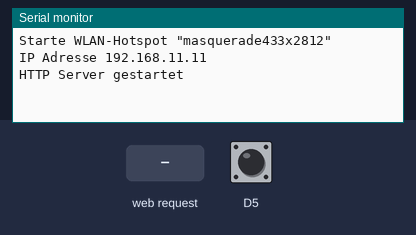
This sketch was run on a simulated ESP8266 (NodeMCU). On the bench: the last lines printed to the serial monitor. The inputs (shaded band) are chosen by the test bench; at power-on: D5 HIGH. No radio packets arrive unless stated.

Above: at 1.7 s.
1.8 s: D5 pulled LOW for 0.15 s
At 2.4 s:
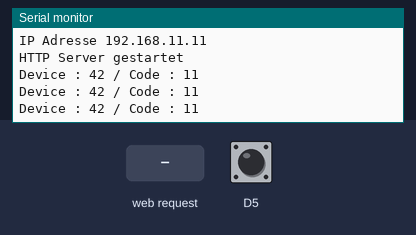
3.4 s: HTTP request GET / received
At 4.1 s:
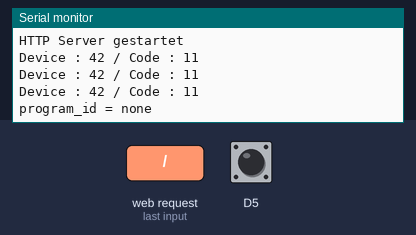
4.9 s: HTTP request GET /alle_rot.html received
At 6.3 s:
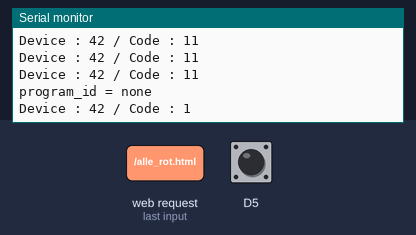

The sketch:

masterDevice.ino
```cpp
#include <ESP8266WiFi.h>
#include <ESP8266WebServer.h>
#include "webApp.h"  //sets variable String html_page=...

#include <RH_ASK.h>
#include <SPI.h> // Not actually used but needed to compile

#define maxProgram  11
#define maxSend 250

IPAddress local_IP(192,168,11,11);
IPAddress gateway(192,168,200,200);
IPAddress subnet(255,255,255,0);
int buttonState;

RH_ASK driver(2000, D4, D3, D2); // ESP8266 or ESP32: do not use pin 11

ESP8266WebServer server(80);

void setup()
{
  driver.init();
  pinMode(D5, INPUT_PULLUP);


  Serial.begin(115200);         // Serielle schnittstelle initialisieren
  Serial.println("");           // Lehere Zeile ausgeben
  Serial.println("Starte WLAN-Hotspot \"masquerade433x2812\"");
  WiFi.mode(WIFI_AP);           // access point modus
  WiFi.softAPConfig(local_IP, gateway, subnet);
  WiFi.softAP("masquerade", "433x2812");    // Name des Wi-Fi netzes
  delay(500);                   //Abwarten 0,5s
  Serial.print("IP Adresse ");  //Ausgabe aktueller IP des Servers
  Serial.println(WiFi.softAPIP());

  //  Bechandlung der Ereignissen
  server.on("/",              server_input_none);
  server.on("/alle_rot.html",    [](){  execute(42, 1);});
  server.on("/alle_gruen.html",  [](){  execute(42, 2);});
  server.on("/alle_blau.html",   [](){  execute(42, 3);});
  server.on("/alle_gelb.html",   [](){  execute(42, 4);});
  server.on("/alle_lila.html",   [](){  execute(42, 5);});
  server.on("/alle_tuerkis.html",[](){  execute(42, 6);});
  server.on("/alle_weiss.html",  [](){  execute(42, 7);});
  server.on("/alle_kirmes.html", [](){  execute(42, 8);});
  server.on("/alle_flash.html",  [](){  execute(42, 9);});
  server.on("/alle_rot_lauf.html",   [](){  execute(42, 10);});
  server.on("/alle_feuerwerk.html",  [](){  execute(42, 11);});
  server.on("/alle_fckoeln.html",    [](){  execute(42, 12);});
  server.on("/alle_pegel2019.html",    [](){  execute(42, 13);});

  server.on("/alle_randomsleeve.html",    [](){  execute(42, 14);});
  server.on("/alle_paparazzi.html",    [](){  execute(42, 15);});
  server.on("/alle_funkeln.html",    [](){  execute(42, 16);});
  server.on("/alle_dev17.html",    [](){  execute(42, 17);});
  server.on("/alle_dev18.html",    [](){  execute(42, 18);});

  server.on("/ping_jan.html", [](){  execute(1, 3);});
  server.on("/ping_jo.html", [](){  execute(2, 3);});
  server.on("/ping_marc.html", [](){  execute(3, 3);});
  server.on("/ping_max.html", [](){  execute(4, 3);});
  server.on("/ping_niklas.html", [](){  execute(5, 3);});
  server.on("/ping_niko.html", [](){  execute(6, 3);});
  server.on("/ping_ulli.html", [](){  execute(7, 3);});
  server.on("/ping_vince.html", [](){  execute(8, 3);});

  server.begin();               // Starte den Server
  Serial.println("HTTP Server gestartet");
}

void loop()
{
  server.handleClient();

  buttonState = digitalRead(D5);
  if(buttonState == 0) {execute(42, 11);};
}

void execute(int clientID, int programID) {
    uint8_t message[2];
    message[0] =  (uint8_t) clientID;
    message[1] = ( uint8_t ) programID;

    driver.send((uint8_t*)message, sizeof(message));
    if (driver.waitPacketSent()) {
      Serial.print("Device : ");
      Serial.print(message[0]);
      Serial.print(" / Code : ");
      Serial.println(message[1]);

    }
server.send(200, "text/html", forwarding_page);
}

void server_input_none()
{ Serial.println("program_id = none");
  server.send(200, "text/html", html_page);}
```

webApp.h
```cpp
String html_page = "<!doctype html><html lang=\"de\">  <head>    <!-- Required meta tags -->    <meta charset=\"utf-8\">    <meta name=\"viewport\" content=\"width=device-width, initial-scale=1, shrink-to-fit=no\">    <style>    body {    font-family: -apple-system,BlinkMacSystemFont,\"Segoe UI\",Roboto,\"Helvetica Neue\",Arial,sans-serif,\"Apple Color Emoji\",\"Segoe UI Emoji\",\"Segoe UI Symbol\";    font-size: 1rem;    font-weight: 400;      color: #fff;    text-align: center;    background-color: #000;    }    a {line-height: 3.4;       border-color: #ffffff;    color: #ffffff;    border: 1px solid;    border-radius: 5px;    padding: 15px 15px 15px 15px;    margin: 2px 2px 2px 2px;    text-align: center;    min-width: 100%;    text-decoration: none;        }      a.ft_red { background-color: #cc0000; }    a.ft_green { background-color: #00bb00; color: #000000; border-color: #ffffff;}    a.ft_blue { background-color: #1c69d4; }    a.ft_yellow { background-color: #eeee00; color: #000000; border-color: #ffffff;}    a.ft_orange { background-color: #ff8800; color: #000000; border-color: #ffffff;}    a.ft_purple { background-color: #9900cc;}    a.ft_cyan { background-color: #00ddff; color: #000000; border-color: #ffffff;}     </style>    <title>masquerade v0.3</title>  </head>  <body>    <h2>Losbude</h2> <a class=\"col ft_blue\"  href=\"alle_kirmes.html\">* * * Kirmes * * *</a> <h3>Alle gleichzeitig - Farben</h3> <a class=\"col ft_red\"  href=\"alle_rot.html\">Rot</a> <a class=\"col ft_green\"  href=\"alle_gruen.html\">Grün</a> <a class=\"col ft_blue\"  href=\"alle_blau.html\">Blau</a> <a class=\"col ft_yellow\"  href=\"alle_gelb.html\">Gelb</a> <a class=\"col ft_purple\"  href=\"alle_lila.html\">Lila</a> <a class=\"col ft_cyan\"  href=\"alle_tuerkis.html\">Türkis</a> <a class=\"col ft_blue\"  href=\"alle_weiss.html\">Weiss</a> <h3>Alle gleichzeitig - Programme</h3> <a class=\"col ft_blue\"  href=\"alle_flash.html\">Blitzen</a> <a class=\"col ft_red\"  href=\"alle_rot_lauf.html\">Roter&nbsp;Laufender&nbsp;Punkt</a> <a class=\"col ft_blue\"  href=\"alle_feuerwerk.html\">Feuerwerk</a> <a class=\"col ft_red\"  href=\"alle_fckoeln.html\">1.FC&nbsp;Köln</a> <a class=\"col ft_cyan\"  href=\"alle_pegel2019.html\">Pegel&nbsp;2019&nbsp;Schriftzug</a> <a class=\"col ft_yellow\"  href=\"alle_randomsleeve.html\">Random&nbsp;Sleeve</a> <a class=\"col ft_cyan\"  href=\"alle_paparazzi.html\">Paparazzi</a> <a class=\"col ft_orange\"  href=\"alle_funkeln.html\">Funkeln</a> <h3>Einzelne Personen</h3> <a class=\"col ft_blue\"  href=\"ping_jan.html\">Jan</a> <a class=\"col ft_blue\"  href=\"ping_jo.html\">Jo</a> <a class=\"col ft_blue\"  href=\"ping_marc.html\">Marc</a> <a class=\"col ft_blue\"  href=\"ping_max.html\">Max</a> <a class=\"col ft_blue\"  href=\"ping_niklas.html\">Niklas</a> <a class=\"col ft_blue\"  href=\"ping_niko.html\">Niko</a> <a class=\"col ft_blue\"  href=\"ping_ulli.html\">Ulli</a> <a class=\"col ft_blue\"  href=\"ping_vince.html\">Vince</a> <h3>Development</h3>  <a class=\"col ft_orange\"  href=\"alle_dev17.html\">Dev ID 17</a> <a class=\"col ft_orange\"  href=\"alle_dev18.html\">Dev ID 18</a> </body></html>";

String forwarding_page = "<!doctype html><html lang=\"de\">  <head> <meta http-equiv=\"refresh\" content=\"0; URL=http://192.168.11.11/\" /> </head>  </html>";
```

Measured:
- after the input at 1.8 s, the serial monitor: prints a new line after 0.06 s (image 1)
- after the input at 3.4 s, the serial monitor: prints a new line at once (image 2)
- after the input at 4.9 s, the serial monitor: prints a new line after 0.06 s (image 3)
